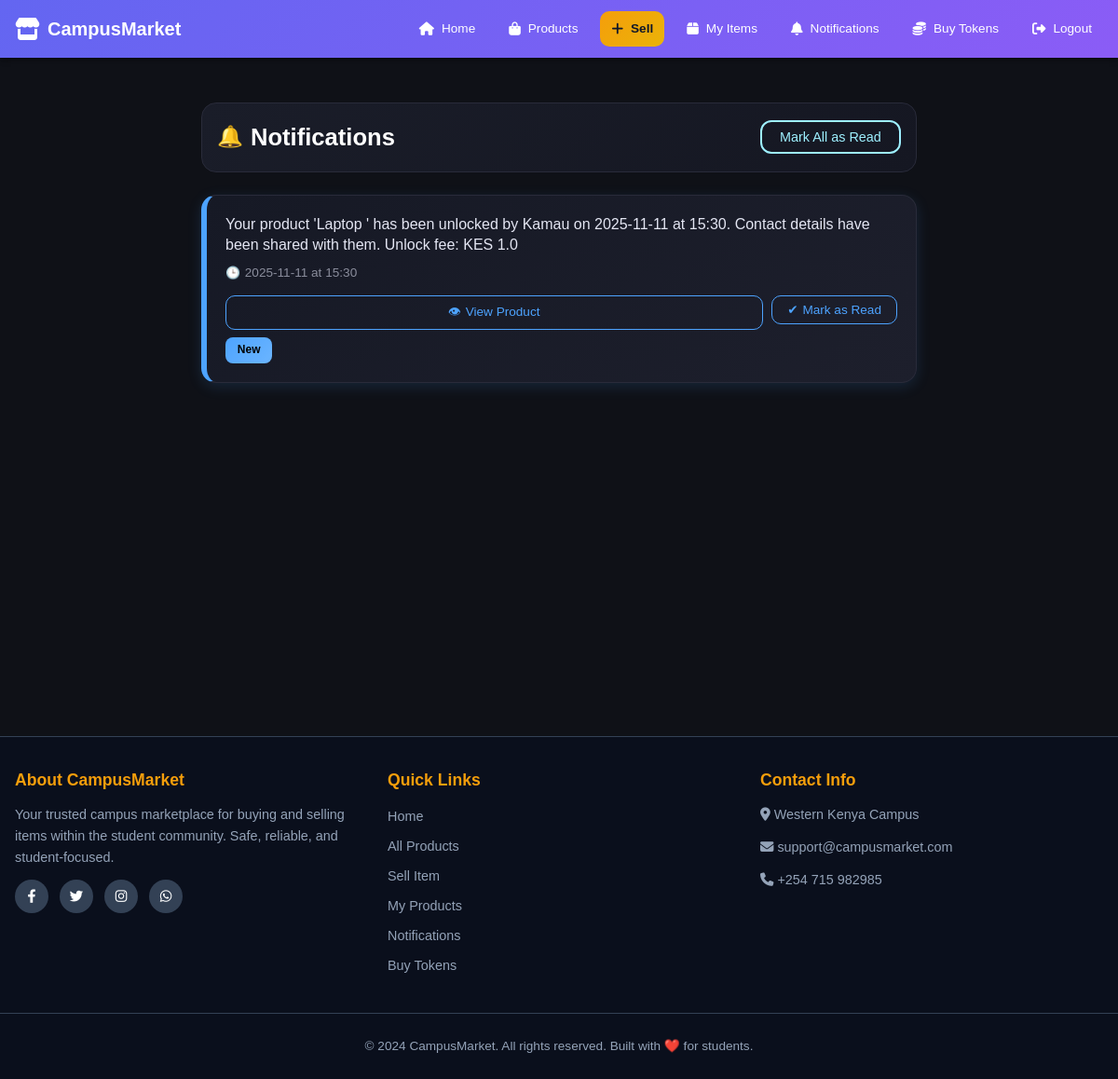
The app's page /notifications (signed in) with its own data.
### app/models.py (models this page shows, shortened)
class Notification(db.Model):
    __tablename__ = 'notifications'
    id = db.Column(db.Integer, primary_key=True)
    user_id = db.Column(db.Integer, db.ForeignKey('users.id'), nullable=False)
    product_id = db.Column(db.Integer, db.ForeignKey('products.id'), nullable=False)
    unlock_id = db.Column(db.Integer, db.ForeignKey('product_unlocks.id'), nullable=False)
    message = db.Column(db.Text, nullable=False)
    is_read = db.Column(db.Boolean, default=False)
    created_at = db.Column(db.DateTime, default=datetime.utcnow)
    user = db.relationship('User', backref=db.backref('notifications', lazy=True))
    product = db.relationship('Product', backref=db.backref('notifications', lazy=True))
    unlock = db.relationship('ProductUnlock', backref=db.backref('notification', lazy=True))

### app/main/routes.py (the view)
@main_bp.route('/notifications')
@login_required
def notification():
    page = request.args.get('page', 1, type=int)
    per_page = 10
    notifications = Notification.query.filter_by(user_id=current_user.id)\
        .order_by(Notification.created_at.desc())\
        .paginate(page=page, per_page=per_page, error_out=False)
    print(f"Total notifications: {notifications.total}")
    print(f"Current page: {notifications.page}")
    print(f"Total pages: {notifications.pages}")
    for notification in notifications.items:
        print(f"Notification {notification.id}: {notification.message} - Read: {notification.is_read}")
    return render_template('main/notifications.html', notifications=notifications)

### app/models.py (called while the page is built)
@login_manager.user_loader
def load_user(user_id):
    return User.query.get(int(user_id))

### app/templates/main/notifications.html (shortened to what this page needs)
{% extends "base.html" %}
{% block content %}
<div class="notifications-container">
  <div class="notifications-header">
    <h1>Notifications</h1>
    {% if notifications.items %}
    <form method="POST" action="{{ url_for('main.mark_all_notifications_read') }}">
      <button type="submit">Mark All as Read</button>
    </form>
    {% endif %}
  </div>
  {% if notifications.items %}
    {% for notification in notifications.items %}
    <div class="notification-card {% if not notification.is_read %}new{% endif %}">
      <div class="notification-message">{{ notification.message }}</div>
      <div class="notification-time">{{ notification.created_at.strftime('%Y-%m-%d at %H:%M') }}</div>
      <div class="notification-actions">
        <a href="{{ url_for('products.view_product', product_id=notification.product.id) }}">View Product</a>
        {% if not notification.is_read %}
        <form method="POST" action="{{ url_for('main.mark_notification_read', notification_id=notification.id) }}">
          <button type="submit">Mark as Read</button>
        </form>
        {% endif %}
      </div>
      {% if notification.is_read %}
        <span class="badge read">Read</span>
      {% else %}
        <span class="badge new">New</span>
      {% endif %}
    </div>
    {% endfor %}
  {% endif %}
</div>
{% endblock %}

### app/templates/base.html (style rules this page uses)
:root { --primary: #6366f1; --primary-dark: #4f46e5; --secondary: #f59e0b; --accent: #06d6a0; --dark-bg: #0f172a; --card-bg: #1e293b; --darker-bg: #0a0f1c; --text-light: #f1f5f9; --text-muted: #94a3b8; --border-dark: #334155; --success: #10b981; --error: #ef4444; --shadow: 0 4px 6px -1px rgba(0, 0, 0, 0.3), 0 2px 4px -1px rgba(0, 0, 0, 0.2); --radius: 10px; --gradient-primary: linear-gradient(135deg, #6366f1, #8b5cf6); --gradient-secondary: linear-gradient(135deg, #f59e0b, #eab308); --gradient-accent: linear-gradient(135deg, #06d6a0, #10b981); --gradient-premium: linear-gradient(135deg, #f97316, #dc2626); }
* { margin: 0; padding: 0; box-sizing: border-box; }
body { font-family: 'Inter', sans-serif; background-color: var(--darker-bg); color: var(--text-light); line-height: 1.6; padding-bottom: 70px; }
@media (min-width: 769px) { body { padding-bottom: 0; } }

### app/templates/main/notifications.html (style rules this page uses)
body { font-family: "Poppins", sans-serif; background: #0f1117; color: #fff; }
.notifications-container { max-width: 800px; margin: 1rem auto; padding: 1rem; }
.notifications-header { display: flex; justify-content: space-between; align-items: center; flex-wrap: wrap; gap: 1rem; margin-bottom: 1.5rem; padding: 1rem; background: linear-gradient(135deg, #1a1d29 0%, #151722 100%); border-radius: 16px; border: 1px solid #292b3a; }
.notifications-header h1 { font-size: 1.6rem; color: #fff; display: flex; align-items: center; gap: 0.5rem; margin: 0; font-weight: 600; }
.notifications-header h1::before { content: "🔔"; font-size: 1.4rem; }
.notifications-header button { background: transparent; color: #9ef0ff; border: 2px solid #9ef0ff; border-radius: 12px; padding: 0.5rem 1.2rem; font-size: 0.9rem; cursor: pointer; transition: all 0.3s ease; font-weight: 500; white-space: nowrap; }
.notification-card { background: #151722; border: 1px solid #292b3a; border-left: 6px solid transparent; border-radius: 16px; padding: 1.25rem; margin-bottom: 1rem; transition: all 0.3s ease; position: relative; overflow: hidden; }
.notification-card::before { content: ''; position: absolute; top: 0; left: 0; width: 0; height: 100%; background: linear-gradient(90deg, rgba(77, 163, 255, 0.1), transparent); transition: width 0.4s ease; }
.notification-card.new { border-left-color: #4da3ff; background: linear-gradient(145deg, #161925, #1d1f2c); box-shadow: 0 4px 15px rgba(77, 163, 255, 0.15); }
.notification-message { font-weight: 500; margin-bottom: 0.5rem; line-height: 1.4; color: #e4e6f3; }
.notification-time { color: #8a8d9c; font-size: 0.85rem; display: flex; align-items: center; gap: 0.3rem; margin-bottom: 0.8rem; }
.notification-time::before { content: "🕒"; font-size: 0.8rem; }
.notification-actions { display: flex; flex-wrap: wrap; gap: 0.6rem; margin-top: 0.8rem; }
.notification-actions a, .notification-actions button { background: transparent; border: 1.5px solid #4da3ff; color: #4da3ff; border-radius: 10px; padding: 0.4rem 1rem; font-size: 0.85rem; cursor: pointer; transition: all 0.3s ease; text-decoration: none; font-weight: 500; display: flex; align-items: center; gap: 0.3rem; flex: 1; min-width: 120px; justify-content: center; }
.notification-actions a::before { content: "👁"; }
.notification-actions button::before { content: "✔"; }
.badge { padding: 0.3rem 0.8rem; border-radius: 8px; font-size: 0.75rem; font-weight: 600; margin-top: 0.5rem; display: inline-block; }
.badge.new { background: linear-gradient(135deg, #4da3ff, #6bb5ff); color: #000; }
.notification-card.new { animation: subtlePulse 3s ease-in-out infinite; }

### records on screen
Notification: message "Your product 'Laptop ' has been unlocked by Kamau on 2025-11-11 at 15:30. Contact details have been shared with them. Unlock fee: KES 1.0", created_at "2025-11-11 at 15:30", is_read "New"
